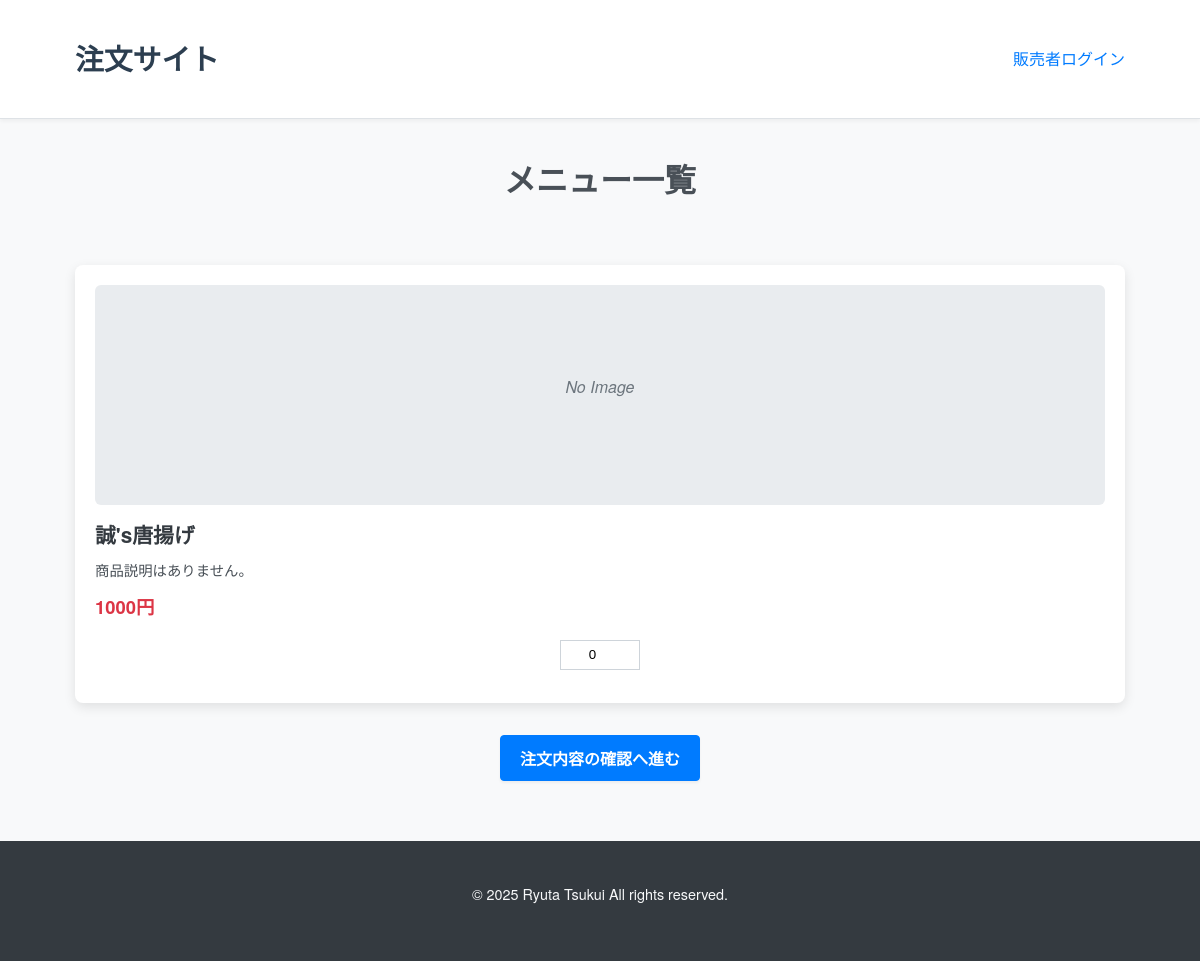
The app's page /, older data.
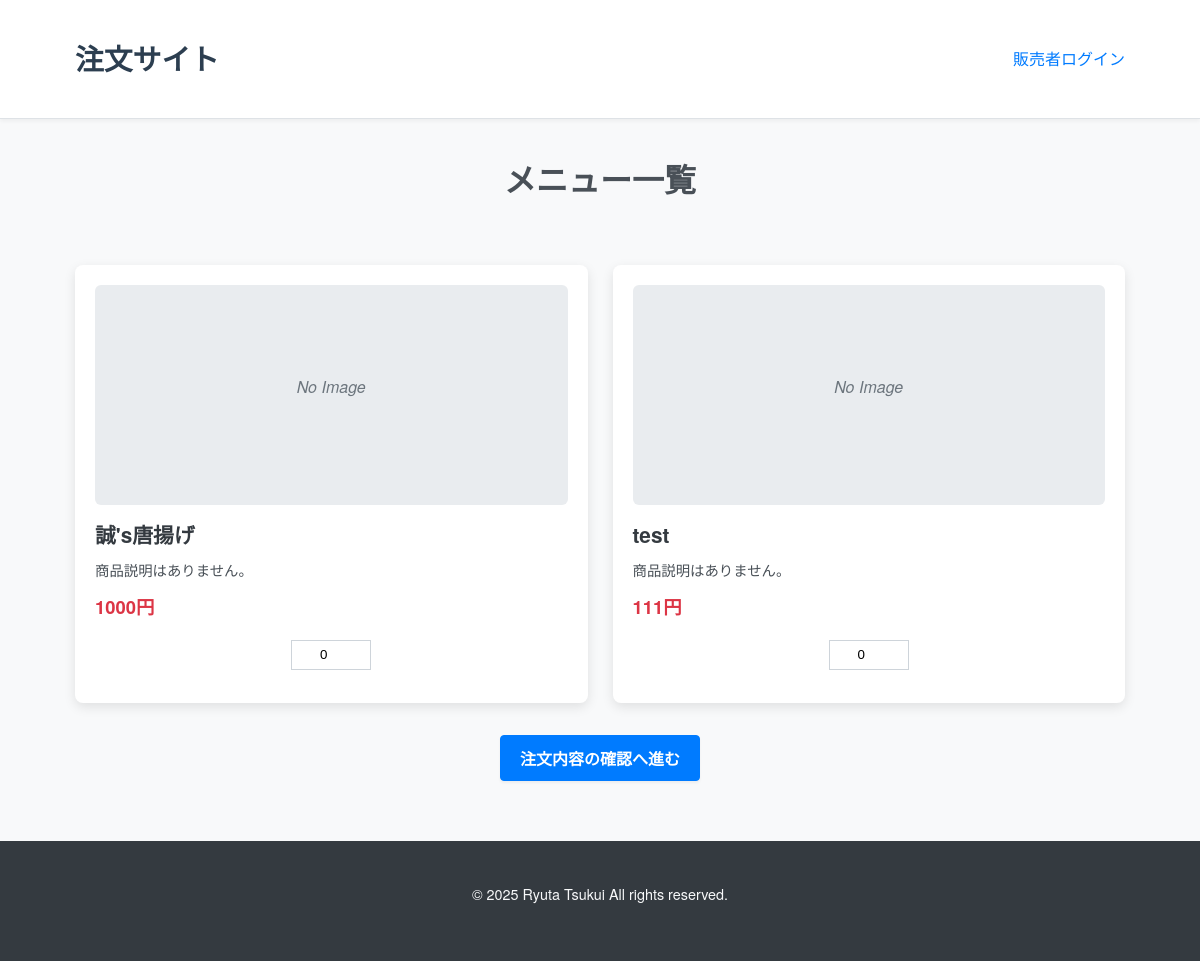
The same page, newer data.
### menu/models.py (models this page shows, shortened)
class MenuItem(models.Model):
    name = models.CharField(max_length=100)
    price = models.IntegerField()
    description = models.TextField(blank=True)
    image = models.ImageField(upload_to='menu_images/', blank=True, null=True)
    def image_tag(self):
        if self.image:
            return format_html('<img src="{}" width="100" height="100" />', self.image.url)
        return "No Image"
    image_tag.short_description = '画像表示'

### menu/views.py (the view)
# urls.py: path('', views.menu_list, name='menu_list'),
def menu_list(request):
    items = MenuItem.objects.all()
    return render(request, 'menu/menu_list.html', {'items': items})

### menu/templates/menu/menu_list.html (shortened to what this page needs)
{% extends 'base.html' %}
{% load static %}
{% block content %}
<div class="container">
    <h1 class="page-title">メニュー一覧</h1>
    <section class="menu">
        <form method="post" action="{% url 'menu:order_confirm' %}">
            {% if items %}
            <div class="menu-container">
                {% for item in items %}
                <div class="menu-card">
                    {% if item.image %}
                    <img src="{{ item.image.url }}" alt="{{ item.name }}">
                    {% else %}
                    <div class="menu-card-no-image">
                        <p>No Image</p>
                    </div>
                    {% endif %}
                    <h2>{{ item.name }}</h2>
                    <p class="item-description">{{ item.description|default:"商品説明はありません。" }}</p>
                    <p class="item-price"><strong>{{ item.price }}</strong>円</p>
                    <input type="number" id="quantity_{{ item.id }}" name="quantity_{{ item.id }}" value="0" min="0" aria-label="{{ item.name }}の数量">
                </div>
                {% endfor %}
            </div>
            <div class="menu-actions">
                <button class="btn" type="submit">注文内容の確認へ進む</button>
            </div>
            {% else %}
            <p class="text-center">現在注文できる商品がありません。</p>
            {% endif %}
        </form>
    </section>
</div>
{% endblock %}

### menu/templates/base.html (shortened to what this page needs)
{% load static %}
<!DOCTYPE html>
<html lang="ja">
<head>
    <link rel="stylesheet" href="{% static 'css/style.css' %}">
</head>
<body>
    <header>
        <div class="container">
            <div class="site-title">
                 <a href="{% url 'menu:menu_list' %}">注文サイト</a>
            </div>
            <nav class="user-navigation">
                {% if user.is_authenticated %}
                    <a href="{% url 'menu:order_list' %}">注文一覧</a>
                    <a href="{% url 'admin:index' %}">管理者画面</a>
                    <form action="{% url 'menu:logout' %}" method="post" style="display: inline;">
                        {% csrf_token %}
                        <button type="submit" class="logout-button">ログアウト</button>
                    </form>
                {% else %}
                    <a href="{% url 'menu:login' %}">販売者ログイン</a>
                {% endif %}
            </nav>
        </div>
    </header>
    <main>
        {% block content %}{% endblock %}
    </main>
    <footer>
        <div class="container">
            <p>&copy; {% now "Y" %} Ryuta Tsukui All rights reserved.</p>
        </div>
    </footer>
</body>
</html>

### static/css/style.css (style rules this page uses)
*, *::before, *::after { box-sizing: border-box; margin: 0; padding: 0; }
html { font-size: 16px; scroll-behavior: smooth; }
body { font-family: 'Helvetica Neue', Arial, 'Hiragino Kaku Gothic ProN', 'Hiragino Sans', Meiryo, sans-serif; line-height: 1.6; color: #333; background-color: #f8f9fa; margin: 0; }
.container { width: 90%; max-width: 1200px; margin: 0 auto; padding: 20px 15px; }
header { background-color: #ffffff; padding: 1em 0; border-bottom: 1px solid #dee2e6; box-shadow: 0 2px 4px rgba(0,0,0,0.05); }
header .container { display: flex; justify-content: space-between; align-items: center; }
header .site-title a { font-size: 1.8rem; color: #2c3e50; text-decoration: none; font-weight: bold; }
header .user-navigation a, header .user-navigation .logout-button { color: #007bff; text-decoration: none; margin-left: 15px; transition: color 0.2s ease-in-out, text-decoration 0.2s ease-in-out; }
main { padding-top: 20px; padding-bottom: 40px; min-height: calc(100vh - 160px); }
footer { background-color: #343a40; color: #f8f9fa; text-align: center; padding: 1.5em 0; font-size: 0.9rem; }
h1, h2, h3, h4, h5, h6 { font-weight: 600; line-height: 1.3; color: #343a40; }
.page-title { font-size: 2rem; margin-bottom: 1.5em; text-align: center; color: #495057; }
p { margin-bottom: 1em; }
.btn { display: inline-block; padding: 0.6em 1.2em; font-size: 1rem; font-weight: 600; text-align: center; text-decoration: none; color: #fff; background-color: #007bff; border: 1px solid #007bff; border-radius: 0.25rem; cursor: pointer; transition: background-color 0.2s ease-in-out, border-color 0.2s ease-in-out, color 0.2s ease-in-out, box-shadow 0.2s ease-in-out; box-shadow: 0 2px 3px rgba(0,0,0,0.05); }
.menu-container { display: grid; grid-template-columns: repeat(auto-fit, minmax(280px, 1fr)); gap: 25px; padding-top: 1rem; width: 100%; }
.menu-card { background: #fff; border-radius: 8px; box-shadow: 0 4px 12px rgba(0,0,0,0.1); padding: 1.25em; display: flex; flex-direction: column; transition: transform 0.25s ease-in-out, box-shadow 0.25s ease-in-out; }
.menu-card img, .menu-card-no-image { width: 100%; height: 220px; object-fit: cover; border-radius: 6px; margin-bottom: 1em; }
.menu-card-no-image { display: flex; align-items: center; justify-content: center; background-color: #e9ecef; color: #6c757d; font-style: italic; }
.menu-card h2 { font-size: 1.3rem; margin-top: 0; margin-bottom: 0.5em; color: #343a40; }
.menu-card .item-description { font-size: 0.9rem; color: #495057; margin-bottom: 0.75em; flex-grow: 1; }
.menu-card .item-price { font-size: 1.15rem; font-weight: bold; color: #dc3545; margin-bottom: 1em; }
.menu-card .item-price strong { font-weight: inherit; }
.menu-card input[type="number"] { width: 80px; padding: 0.5em; text-align: center; margin: 0 auto 1em auto; border: 1px solid #ced4da; }
.menu-actions { margin-top: 2em; text-align: center; }

Row changes from the older to the newer data that the page shows:
added MenuItem: shows "No Image", name "test", description "商品説明はありません。", price "111"
